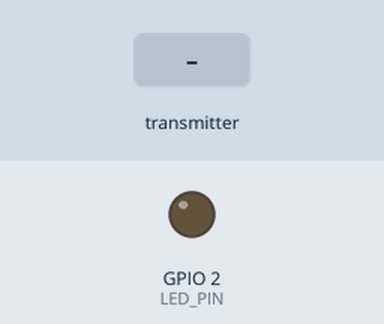
A sketch run on a simulated ESP32. Shown: output pins drawn as LEDs (lit = HIGH). Inputs (shaded band) come from the test bench. WiFi joins after 1.5 s; servers stay silent unless stated; what the sketch prints to the serial monitor is not drawn.

Above: at 2.7 s.
2.8 s: the transmitter starts sending on = 1
At 3.1 s:
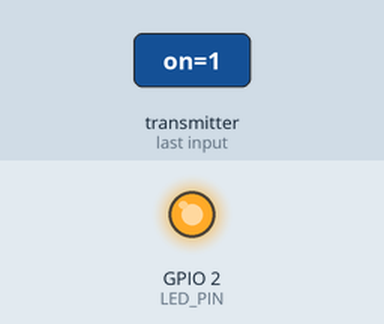
4.3 s: the transmitter starts sending on = 0
At 5.4 s:
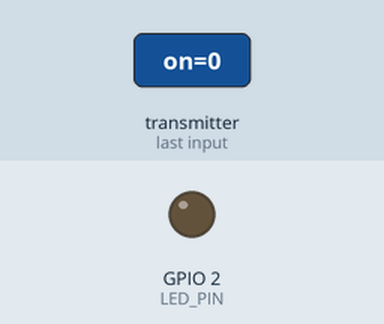
Timing chart, 0 to 7.3 s (numbered marks = the images above; inputs shaded):
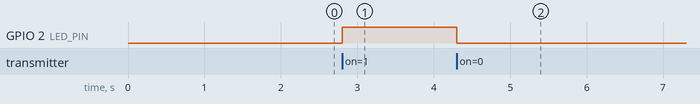

The sketch:

nodo.ino
```cpp
#include <WiFi.h>
#include <esp_now.h>

const char* ssid = "IoTB";
const char* password = "inventaronelVAR";

const int LED_PIN = 2;

typedef struct {
  uint8_t on;
} light_packet_t;

void onEspNowRecv(const esp_now_recv_info* info, const uint8_t* incomingData, int len) {
  if (len != sizeof(light_packet_t)) return;

  light_packet_t pkt;
  memcpy(&pkt, incomingData, sizeof(pkt));

  digitalWrite(LED_PIN, pkt.on ? HIGH : LOW);

  if (info && info->src_addr) {
    char macStr[18];
    sprintf(macStr, "%02X:%02X:%02X:%02X:%02X:%02X",
            info->src_addr[0], info->src_addr[1], info->src_addr[2],
            info->src_addr[3], info->src_addr[4], info->src_addr[5]);
    Serial.printf("Orden %s de %s\n", pkt.on ? "ON" : "OFF", macStr);
  } else {
    Serial.printf("Orden %s\n", pkt.on ? "ON" : "OFF");
  }
}

void setup() {
  Serial.begin(115200);
  pinMode(LED_PIN, OUTPUT);
  digitalWrite(LED_PIN, LOW);

  WiFi.mode(WIFI_STA);
  WiFi.begin(ssid, password);
  Serial.print("Conectando NODO al AP");
  while (WiFi.status() != WL_CONNECTED) {
    delay(300);
    Serial.print(".");
  }
  Serial.println("\nNODO conectado al AP");
  Serial.print("MAC del NODO: ");
  Serial.println(WiFi.macAddress());
  Serial.printf("Canal actual: %d\n", WiFi.channel());

  if (esp_now_init() != ESP_OK) {
    Serial.println("Error inicializando ESP-NOW");
    return;
  }

  esp_now_register_recv_cb(onEspNowRecv);
}

void loop() {
}
```

Measured:
- after the input at 2.8 s, GPIO 2 (LED_PIN): LOW → HIGH at once
- after the input at 4.3 s, GPIO 2 (LED_PIN): HIGH → LOW at once
